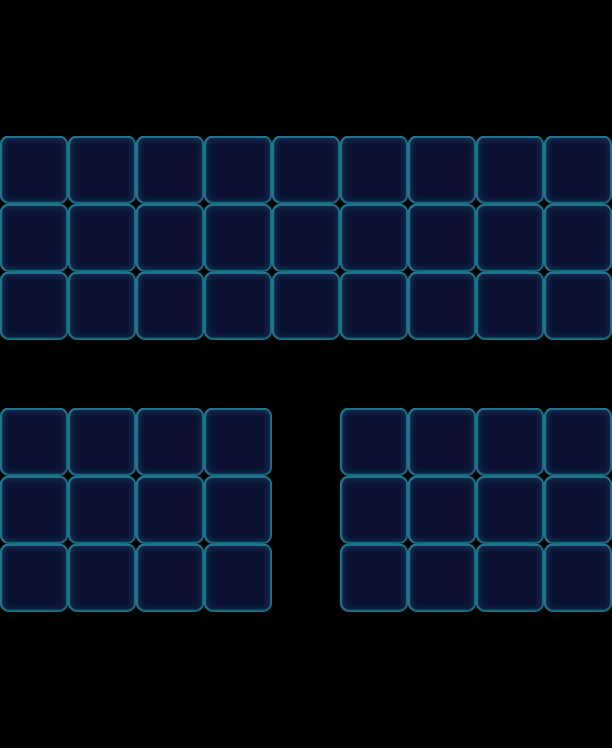

This is a level from a 2D game, rendered from its Tiled map with the project's own tilesets. A one-line summary and the map file follow, with tile-layer data summarised:
An orthogonal 9x11 tile map with 68x68 px tiles, 1 tile layer (Valid), 2 tilesets and 41 objects (17x Factory_Normal, 8x Boss, 8x Stone, 8x Ice).

<map version="1.0" orientation="orthogonal" width="9" height="11" tilewidth="68" tileheight="68">
 <tileset firstgid="1" name="game_grid1" tilewidth="68" tileheight="68">
  <image source="game_grid1.png" width="68" height="68" />
 </tileset>
 <tileset firstgid="2" name="map" tilewidth="68" tileheight="68">
  <image source="map.png" width="1024" height="1024" />
 </tileset>
 <layer name="Valid" width="9" height="11">
  <data>[99 cells, 51 non-empty, 1 distinct tile ids]</data>
 </layer>
 <objectgroup name="BottomObj" width="9" height="11" />
 <objectgroup name="MiddleObj" width="9" height="11" />
 <objectgroup color="#000000" name="TopObj" width="9" height="11">
  <object name="10" type="Factory_Normal" x="0" y="68" width="68" height="68">
   <properties>
    <property name="FactoryColorsConfig" value="Blue,Yellow,Purple,Pink" />
   </properties>
  </object>
  <object name="10" type="Factory_Normal" x="68" y="68" width="68" height="68">
   <properties>
    <property name="FactoryColorsConfig" value="Blue,Yellow,Purple,Pink" />
   </properties>
  </object>
  <object name="10" type="Factory_Normal" x="136" y="68" width="68" height="68">
   <properties>
    <property name="FactoryColorsConfig" value="Blue,Yellow,Purple,Pink" />
   </properties>
  </object>
  <object name="10" type="Factory_Normal" x="204" y="68" width="68" height="68">
   <properties>
    <property name="FactoryColorsConfig" value="Blue,Yellow,Purple,Pink" />
   </properties>
  </object>
  <object name="10" type="Factory_Normal" x="272" y="68" width="68" height="68">
   <properties>
    <property name="FactoryColorsConfig" value="Blue,Yellow,Purple,Pink" />
   </properties>
  </object>
  <object name="10" type="Factory_Normal" x="340" y="68" width="68" height="68">
   <properties>
    <property name="FactoryColorsConfig" value="Blue,Yellow,Purple,Pink" />
   </properties>
  </object>
  <object name="10" type="Factory_Normal" x="408" y="68" width="68" height="68">
   <properties>
    <property name="FactoryColorsConfig" value="Blue,Yellow,Purple,Pink" />
   </properties>
  </object>
  <object name="10" type="Factory_Normal" x="476" y="68" width="68" height="68">
   <properties>
    <property name="FactoryColorsConfig" value="Blue,Yellow,Purple,Pink" />
   </properties>
  </object>
  <object name="10" type="Factory_Normal" x="544" y="68" width="68" height="68">
   <properties>
    <property name="FactoryColorsConfig" value="Blue,Yellow,Purple,Pink" />
   </properties>
  </object>
  <object name="10" type="Boss" x="68" y="476" width="68" height="68">
   <properties>
    <property name="BossName" value="ColorLeft" />
    <property name="BossType" value="ColorBoss" />
    <property name="BossTypeConfig" value="Green,Orange" />
   </properties>
  </object>
  <object name="10" type="Boss" x="136" y="476" width="68" height="68">
   <properties>
    <property name="BossName" value="ColorLeft" />
    <property name="BossType" value="ColorBoss" />
    <property name="BossTypeConfig" value="Green,Orange" />
   </properties>
  </object>
  <object name="10" type="Boss" x="68" y="544" width="68" height="68">
   <properties>
    <property name="BossName" value="ColorLeft" />
    <property name="BossType" value="ColorBoss" />
    <property name="BossTypeConfig" value="Green,Orange" />
   </properties>
  </object>
  <object name="10" type="Boss" x="136" y="544" width="68" height="68">
   <properties>
    <property name="BossName" value="ColorLeft" />
    <property name="BossType" value="ColorBoss" />
    <property name="BossTypeConfig" value="Green,Orange" />
   </properties>
  </object>
  <object name="10" type="Boss" x="408" y="476" width="68" height="68">
   <properties>
    <property name="BossName" value="ColorRight" />
    <property name="BossType" value="ColorBoss" />
    <property name="BossTypeConfig" value="Green,Orange" />
   </properties>
  </object>
  <object name="10" type="Boss" x="476" y="476" width="68" height="68">
   <properties>
    <property name="BossName" value="ColorRight" />
    <property name="BossType" value="ColorBoss" />
    <property name="BossTypeConfig" value="Green,Orange" />
   </properties>
  </object>
  <object name="10" type="Boss" x="408" y="544" width="68" height="68">
   <properties>
    <property name="BossName" value="ColorRight" />
    <property name="BossType" value="ColorBoss" />
    <property name="BossTypeConfig" value="Green,Orange" />
   </properties>
  </object>
  <object name="10" type="Boss" x="476" y="544" width="68" height="68">
   <properties>
    <property name="BossName" value="ColorRight" />
    <property name="BossType" value="ColorBoss" />
    <property name="BossTypeConfig" value="Green,Orange" />
   </properties>
  </object>
  <object name="10" type="Factory_Normal" x="0" y="340" width="68" height="68">
   <properties>
    <property name="FactoryColorsConfig" value="Green,Orange" />
   </properties>
  </object>
  <object name="10" type="Factory_Normal" x="68" y="340" width="68" height="68">
   <properties>
    <property name="FactoryColorsConfig" value="Green,Orange" />
   </properties>
  </object>
  <object name="10" type="Factory_Normal" x="136" y="340" width="68" height="68">
   <properties>
    <property name="FactoryColorsConfig" value="Green,Orange" />
   </properties>
  </object>
  <object name="10" type="Factory_Normal" x="204" y="340" width="68" height="68">
   <properties>
    <property name="FactoryColorsConfig" value="Green,Orange" />
   </properties>
  </object>
  <object name="10" type="Factory_Normal" x="340" y="340" width="68" height="68">
   <properties>
    <property name="FactoryColorsConfig" value="Green,Orange" />
   </properties>
  </object>
  <object name="10" type="Factory_Normal" x="408" y="340" width="68" height="68">
   <properties>
    <property name="FactoryColorsConfig" value="Green,Orange" />
   </properties>
  </object>
  <object name="10" type="Factory_Normal" x="476" y="340" width="68" height="68">
   <properties>
    <property name="FactoryColorsConfig" value="Green,Orange" />
   </properties>
  </object>
  <object name="10" type="Factory_Normal" x="544" y="340" width="68" height="68">
   <properties>
    <property name="FactoryColorsConfig" value="Green,Orange" />
   </properties>
  </object>
  <object name="Stone" type="Stone" gid="34" x="0" y="476">
   <properties>
    <property name="Layers" value="1" />
   </properties>
  </object>
  <object name="Stone" type="Stone" gid="34" x="68" y="476">
   <properties>
    <property name="Layers" value="1" />
   </properties>
  </object>
  <object name="Stone" type="Stone" gid="34" x="136" y="476">
   <properties>
    <property name="Layers" value="1" />
   </properties>
  </object>
  <object name="Stone" type="Stone" gid="34" x="204" y="476">
   <properties>
    <property name="Layers" value="1" />
   </properties>
  </object>
  <object name="Stone" type="Stone" gid="34" x="340" y="476">
   <properties>
    <property name="Layers" value="1" />
   </properties>
  </object>
  <object name="Stone" type="Stone" gid="34" x="408" y="476">
   <properties>
    <property name="Layers" value="1" />
   </properties>
  </object>
  <object name="Stone" type="Stone" gid="34" x="476" y="476">
   <properties>
    <property name="Layers" value="1" />
   </properties>
  </object>
  <object name="Stone" type="Stone" gid="34" x="544" y="476">
   <properties>
    <property name="Layers" value="1" />
   </properties>
  </object>
  <object name="10" type="Ice" x="0" y="476" width="68" height="68">
   <properties>
    <property name="Layers" value="3" />
   </properties>
  </object>
  <object name="10" type="Ice" x="0" y="544" width="68" height="68">
   <properties>
    <property name="Layers" value="3" />
   </properties>
  </object>
  </objectgroup>
</map>
<!-- 6 of 41 objects omitted -->
